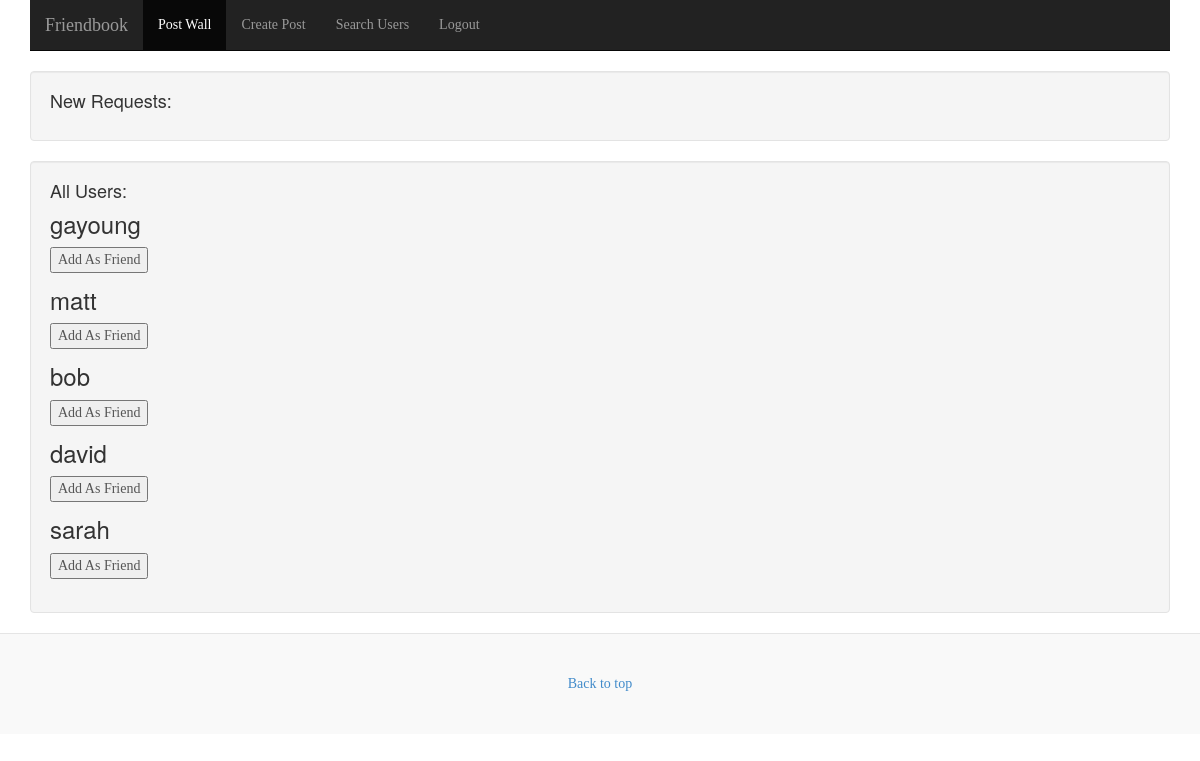
The page /search_users/ (signed in) on the database as committed earlier.
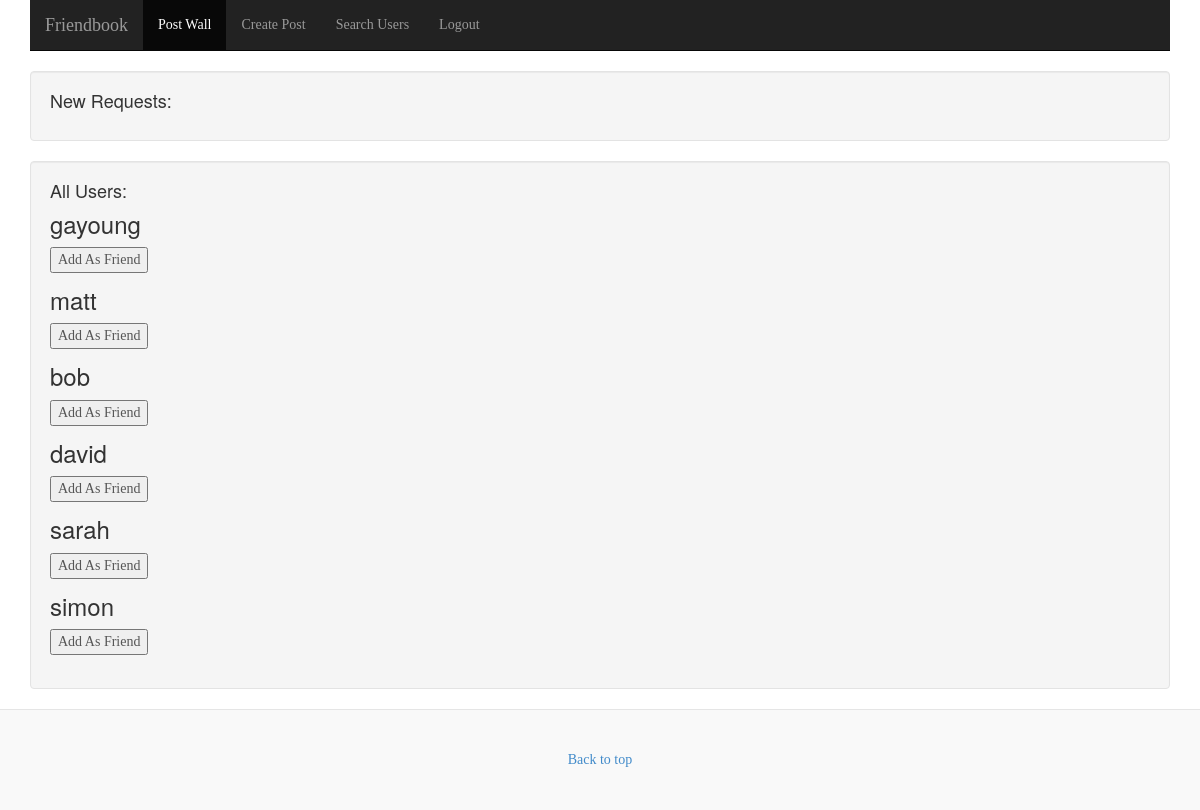
The same page on the database as committed later.
### main/models.py (models this page shows)
class Users(models.Model):
    username = models.TextField(unique=True)
    password = models.TextField()
    role = models.TextField()
    register_date = models.DateTimeField(auto_now_add=True, blank=True)
    active = models.BooleanField()
    github_account = models.TextField(blank=True)

### main/views.py (the view)
# urls.py: url(r'^search_users/$', views.search_users, name='search_users'),
def search_users(request):
    context = RequestContext(request)
    me = request.session["username"]
    users = list(Users.objects.all())
    friends = list(Friends.objects.all())
    friend_check = [x.username2 for x in friends if x.username1 == me] + [x.username1 for x in friends if x.username2== me]
    request_check = [x.username2 for x in friends if (x.username1 == me and x.accept== 0)] + [x.username1 for x in friends if (x.username2== me and x.accept== 0)]
    return render_to_response('main/search_user.html',{'users': users, 'me': me, 'friends': friends,'check': friend_check,'request_pend': request_check }, context)

### templates/main/search_user.html (shortened to what this page needs)
{% load static  %}
<html lang="en">
    <head>
        <link href="{% static 'css/bootstrap.min.css' %}" rel="stylesheet"/>
        <link href="{% static 'css/blog.css'%}" rel="stylesheet"/>
    </head>
    <body>
        <div class="navbar-wrapper">
            <div class="container">
                <div class="navbar navbar-inverse navbar-static-top" role="navigation">
                    <div class="container">
                        <div class="navbar-header">
                            <a class="navbar-brand" href="#">Friendbook</a>
                        </div>
                        <div class="navbar-collapse collapse">
                            <ul class="nav navbar-nav">
                                <li class="active"><a href="{% url 'wall' %}">Post Wall</a></li>
                                <li><a href="{% url 'newpost' %}">Create Post</a></li>
                                <li><a href="#">Search Users</a></li>
                                <li><a href="{% url 'logout' %}">Logout</a></li>
                            </ul>
                        </div>
                    </div>
                </div>
            </div>
        </div>
       <div class="container">
            <div class="row">
                <div class="col-sm-12">
                    <div class="well">
                <h4>New Requests:</h4>
            </div>
        </div>
    </div>
</div>
        <div class="container">
            <div class="row">
                <div class="col-sm-12">
                    <div class="well">
            <h4>All Users:</h4>
            {% for user in users %}
                {% if user.username != me %}
                    <form  action="{% url 'friendship' %}" method="get">
	               {% if user.username not in check %}
                        <h3>{{ user.username }}</h3>
                        <input type="submit" value="Add As Friend">
		    {% endif %}
                </form>
             {% endif %}
            {% endfor %}
         </div>
        </div>
    </div>
</div>
        <div class="blog-footer">
            <a href="#">Back to top</a>
        </div>
    </body>
</html>

Rows that differ between the two databases and show on the page:
added Users: username "simon"
